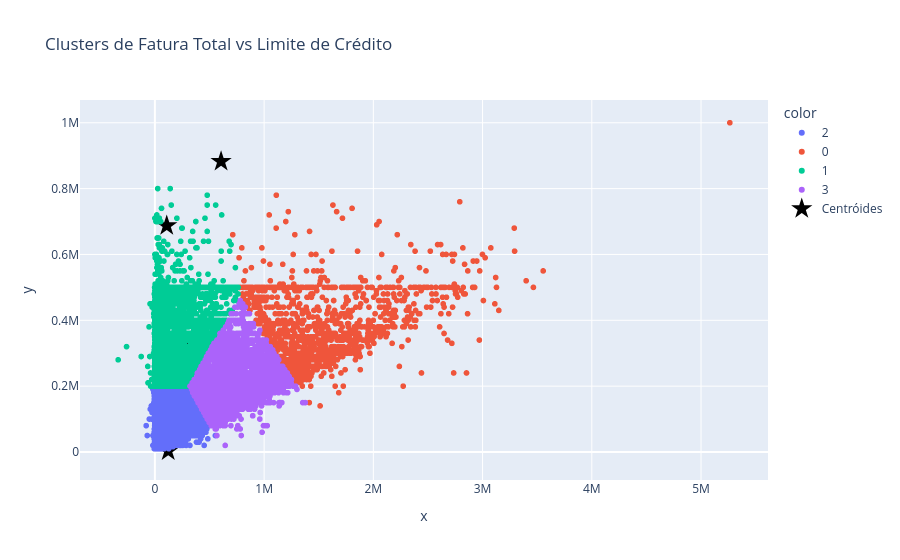

Notebook code for this chart:
### Code cell
k_means_fatura = KMeans(n_clusters=4, random_state=42)
k_means_fatura.fit_predict(dataset_fatura_limite[['FATURA_TOTAL', 'LIMIT_BAL']])

centroids_fatura = k_means_fatura.cluster_centers_
centroids_fatura = limit_scaler.inverse_transform(centroids_fatura[:, 0].reshape(-1, 1)), fatura_scaler.inverse_transform(centroids_fatura[:, 1].reshape(-1, 1))   
centroids_fatura = np.column_stack(centroids_fatura)
display(centroids_fatura)

fig = px.scatter(
    x=x,
    y=y,   
    color=k_means_fatura.labels_.astype(str),  # clusters coloridos
    labels={'FATURA_TOTAL': 'Fatura Total', 'LIMIT_BAL': 'Limite de Crédito'},  
    title="Clusters de Fatura Total vs Limite de Crédito"
)
# Adiciona os centróides em vermelho e com símbolo destacado
fig.add_trace(go.Scatter(
    x=centroids_fatura[:, 0],
    y=centroids_fatura[:, 1],
    mode='markers',
    marker=dict(color='black', size=16, symbol='star'),
    name='Centróides'
))
fig.show()

### Figure 1 — Plotly figure (JSON) as saved in the notebook; plotly's stock layout.template omitted (floating-point values rounded to 4 significant figures; data arrays with more than 128 entries replaced by an {"elided": "..."} marker saying what was removed)
{"data": [{"hovertemplate": "color=2<br>x=%{x}<br>y=%{y}<extra></extra>", "legendgroup": "2", "marker": {"color": "#636efa", "symbol": "circle"}, "mode": "markers", "name": "2", "showlegend": true, "type": "scattergl", "x": {"elided": "16389 int values"}, "xaxis": "x", "y": {"elided": "16389 int values"}, "yaxis": "y"}, {"hovertemplate": "color=0<br>x=%{x}<br>y=%{y}<extra></extra>", "legendgroup": "0", "marker": {"color": "#EF553B", "symbol": "circle"}, "mode": "markers", "name": "0", "showlegend": true, "type": "scattergl", "x": {"elided": "1258 int values"}, "xaxis": "x", "y": {"elided": "1258 int values"}, "yaxis": "y"}, {"hovertemplate": "color=1<br>x=%{x}<br>y=%{y}<extra></extra>", "legendgroup": "1", "marker": {"color": "#00cc96", "symbol": "circle"}, "mode": "markers", "name": "1", "showlegend": true, "type": "scattergl", "x": {"elided": "7970 int values"}, "xaxis": "x", "y": {"elided": "7970 int values"}, "yaxis": "y"}, {"hovertemplate": "color=3<br>x=%{x}<br>y=%{y}<extra></extra>", "legendgroup": "3", "marker": {"color": "#ab63fa", "symbol": "circle"}, "mode": "markers", "name": "3", "showlegend": true, "type": "scattergl", "x": {"elided": "4383 int values"}, "xaxis": "x", "y": {"elided": "4383 int values"}, "yaxis": "y"}, {"marker": {"color": "black", "size": 16, "symbol": "star"}, "mode": "markers", "name": "Centróides", "type": "scatter", "x": [606100.0, 108600.0, 122200.0, 318400.0], "y": [882400.0, 687400.0, 3032.0, 333200.0]}], "layout": {"legend": {"title": {"text": "color"}, "tracegroupgap": 0}, "title": {"text": "Clusters de Fatura Total vs Limite de Crédito"}, "xaxis": {"anchor": "y", "domain": [0, 1], "title": {"text": "x"}}, "yaxis": {"anchor": "x", "domain": [0, 1], "title": {"text": "y"}}}}
